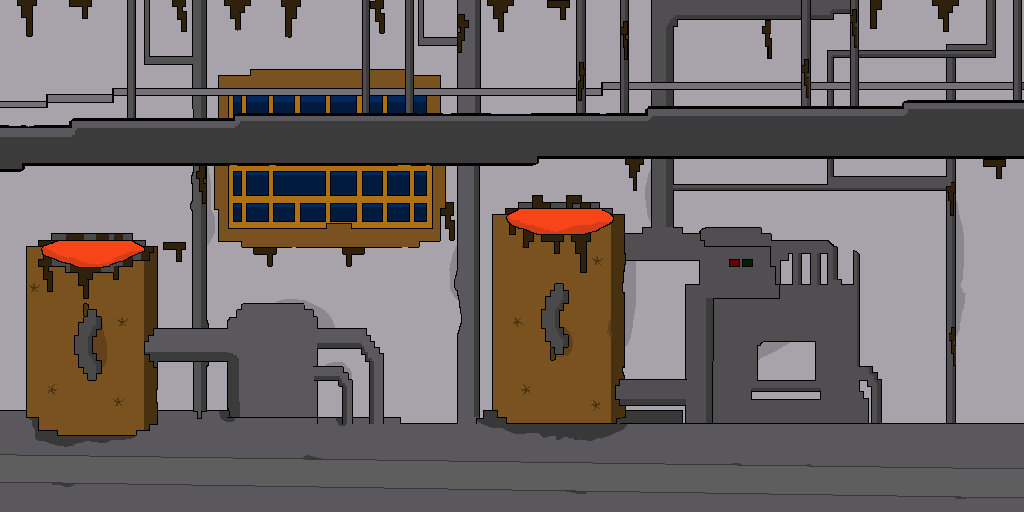

Below is a game level as drawn by its tile map, then a one-line description and the .tmx that defines it (tile-layer data replaced by summaries):
An orthogonal 32x16 tile map with 32x32 px tiles, 1 tile layer (Imagen) and 3 objects (3x Casilla).

<map version="1.2" tiledversion="1.2.3" orientation="orthogonal" renderorder="right-down" width="32" height="16" tilewidth="32" tileheight="32" infinite="0" nextlayerid="7" nextobjectid="5">
 <tileset firstgid="1" source="volcan3.tsx" />
 <layer id="1" name="Imagen" width="32" height="16">
  <data>[512 cells, 1 non-empty, 1 distinct tile ids]</data>
 </layer>
 <objectgroup id="5" name="Coordenadas" width="0" height="0">
  <object id="1" name="Casilla1" type="Casilla" x="173" y="400" width="0" height="0">
   <point />
  </object>
  <object id="2" name="Casilla2" type="Casilla" x="467" y="400" width="0" height="0">
   <point />
  </object>
  <object id="3" name="Casilla3" type="Casilla" x="754" y="400" width="0" height="0">
   <point />
  </object>
 </objectgroup>
</map>
